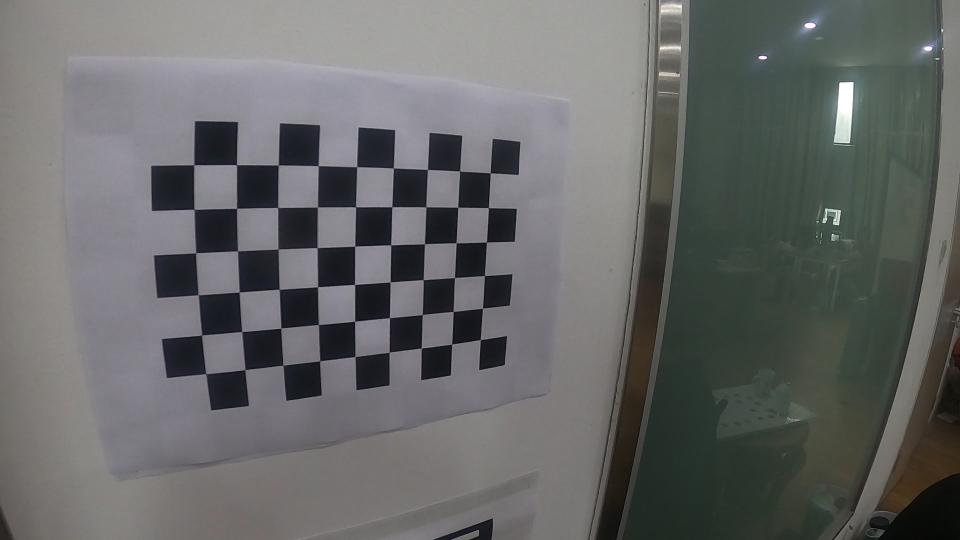
//> input picture fisheyeStereo/left10.png, 1920 x 1080 px, given in place of left2.png, which was not available (shown at 1/2 size)
$ ./fisheyeCalibrateStereo   (built with g++ and OpenCV 4)
//> lines starting //> are read from the running program, lines starting //| are printed output that depends on the picture; pictures that were not available may be replaced by others from this repository, and a replacement may not be noted
#include <opencv2/core/core.hpp>
#include <opencv2/calib3d/calib3d.hpp>
#include <opencv2/highgui/highgui.hpp>
#include <opencv2/imgproc/imgproc.hpp>
#include <stdio.h>
#include <iostream>

using namespace std;
using namespace cv;

vector< vector< Point3d > > object_points;
vector< vector< Point2f > > imagePoints1, imagePoints2;
vector< Point2f > corners1, corners2;
vector< vector< Point2d > > left_img_points, right_img_points;

Mat img1, img2, gray1, gray2, spl1, spl2;

void load_image_points(int board_width, int board_height, float square_size, int num_imgs,
    string img_dir,string leftimg_filename, string rightimg_filename) {
//> called with board_width = 9, board_height = 6, square_size = 21.22, num_imgs = 8, leftimg_filename = "left", rightimg_filename = "right"
    Size board_size = Size(board_width, board_height);
    int board_n = board_width * board_height;

    for (int i = 2; i <= num_imgs; i++) {
        string left_img, right_img;
        string lastt = ".png";
        left_img = leftimg_filename + to_string(i)+ lastt;
        right_img = rightimg_filename + to_string(i) + lastt;
        //sprintf(left_img, "%s%d.jpg", *leftimg_filename, i);
        //sprintf(right_img, "%s%d.jpg", *rightimg_filename, i);
        img1 = imread(left_img, CV_LOAD_IMAGE_COLOR);
//> img1 is the input picture: 1080 rows x 1920 cols, CV_8UC3; mean B, G, R 103.7, 103.8, 102.9
        img2 = imread(right_img, CV_LOAD_IMAGE_COLOR);
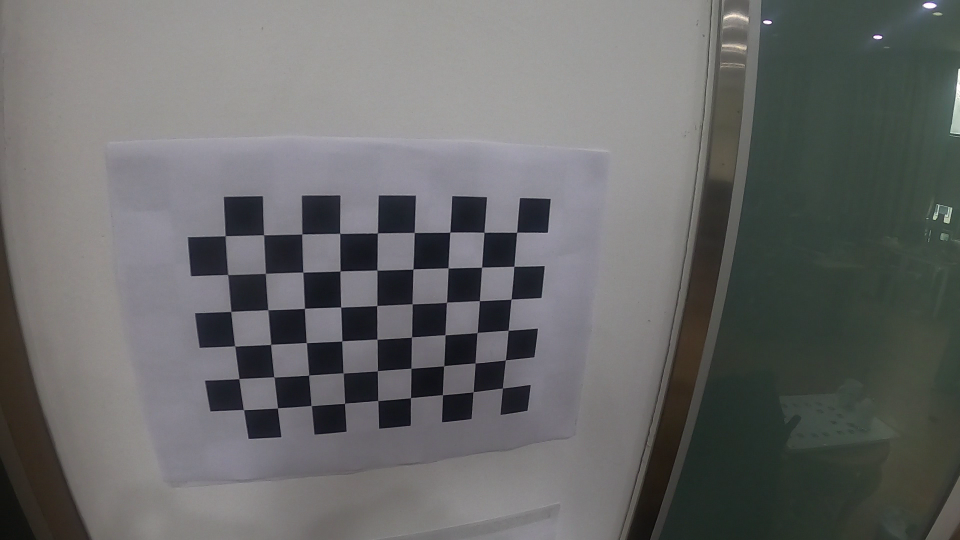
//> input picture fisheyeStereo/left11.png, 1920 x 1080 px, given in place of right2.png, which was not available (shown at 1/2 size)
//> img2 is the input picture: 1080 rows x 1920 cols, CV_8UC3; mean B, G, R 104.7, 105, 104.1
        cv::cvtColor(img1, gray1, CV_BGR2GRAY);
        cv::cvtColor(img2, gray2, CV_BGR2GRAY);

        bool found1 = false, found2 = false;

        found1 = cv::findChessboardCorners(img1, board_size, corners1,
            CV_CALIB_CB_ADAPTIVE_THRESH | CV_CALIB_CB_FILTER_QUADS);
//> found1 = true; corners1 = 54 Points (x, y), first 12: [961, 679.7], [903.9, 688.4], [842.8, 696.7], [778.7, 704.7], [710.5, 713.7], [639.5, 722.3], [566.4, 730.3], [489.5, 740], [410.6, 748.1], [965.4, 617.3], [906.7, 623.3], [845, 629]
        found2 = cv::findChessboardCorners(img2, board_size, corners2,
            CV_CALIB_CB_ADAPTIVE_THRESH | CV_CALIB_CB_FILTER_QUADS);
//> found2 = true; corners2 = 54 Points (x, y), first 12: [1005.4, 776.4], [946.7, 783.7], [885.5, 789.8], [821.3, 795.8], [756.2, 801.7], [689.3, 807.4], [622.3, 810.8], [555, 816.3], [486.6, 819.6], [1011.3, 720.2], [950.5, 726.4], [887.4, 732.7]

        if (found1)
        {
            cv::cornerSubPix(gray1, corners1, cv::Size(5, 5), cv::Size(-1, -1),
                cv::TermCriteria(CV_TERMCRIT_EPS | CV_TERMCRIT_ITER, 30, 0.1));
//> corners1 = 54 Points (x, y), first 12: [961, 679.8], [903.7, 688.5], [842.9, 696.7], [778.7, 704.8], [710.4, 713.6], [639.7, 722.4], [566.4, 730.7], [490, 739.8], [411.4, 748], [965.4, 617.1], [906.6, 623.2], [844.8, 629.4]
            cv::drawChessboardCorners(gray1, board_size, corners1, found1);
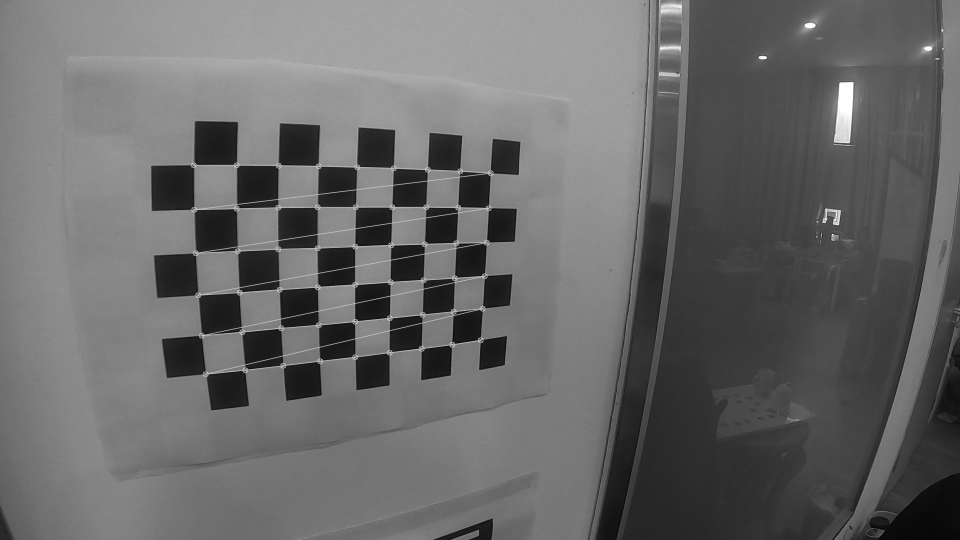
//> gray1: 1080 rows x 1920 cols, CV_8UC1 (shown at 1/2 size); min 0, max 255, mean 104.1
        }
        if (found2)
        {
            cv::cornerSubPix(gray2, corners2, cv::Size(5, 5), cv::Size(-1, -1),
                cv::TermCriteria(CV_TERMCRIT_EPS | CV_TERMCRIT_ITER, 30, 0.1));
//> corners2 = 54 Points (x, y), first 12: [1005.4, 776.5], [946.7, 783.9], [885.5, 790.1], [821.4, 795.9], [756.1, 801.6], [689.5, 807.2], [622.7, 811.4], [555.3, 816.4], [487.3, 819.8], [1011.2, 720.2], [950.6, 726.5], [887.8, 732.2]
            cv::drawChessboardCorners(gray2, board_size, corners2, found2);
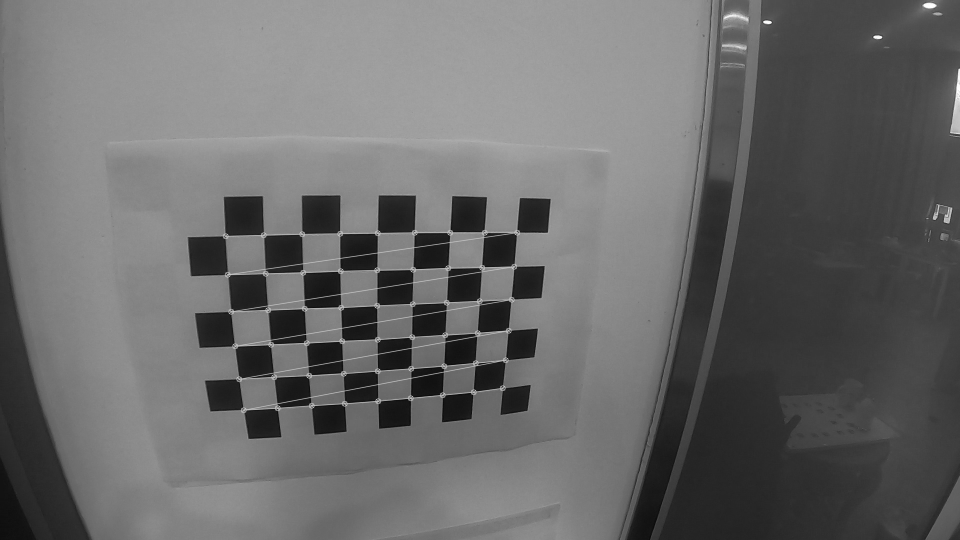
//> gray2: 1080 rows x 1920 cols, CV_8UC1 (shown at 1/2 size); min 1, max 255, mean 105.3
        }

        vector<cv::Point3d> obj;
        for (int i = 0; i < board_height; ++i)
            for (int j = 0; j < board_width; ++j)
                obj.push_back(Point3d(double((float)j * square_size), double((float)i * square_size), 0));

        if (found1 && found2) {
            cout << i << ". Found corners!" << endl;
            imagePoints1.push_back(corners1);
//> imagePoints1 = 1 point lists
            imagePoints2.push_back(corners2);
//> imagePoints2 = 1 point lists
            object_points.push_back(obj);
        }
    }
    for (int i = 0; i < imagePoints1.size(); i++) {
        vector< Point2d > v1, v2;
        for (int j = 0; j < imagePoints1[i].size(); j++) {
            v1.push_back(Point2d((double)imagePoints1[i][j].x, (double)imagePoints1[i][j].y));
            v2.push_back(Point2d((double)imagePoints2[i][j].x, (double)imagePoints2[i][j].y));
        }
        left_img_points.push_back(v1);
        right_img_points.push_back(v2);
    }
}

int main(int argc, char const* argv[])
{
    int board_width, board_height, num_imgs;
    float square_size;
    string img_dir;
    string leftimg_filename;
    string rightimg_filename;
    string out_file;

    /*static struct poptOption options[] = {
      { "board_width",'w',POPT_ARG_INT,&board_width,0,"Checkerboard width","NUM" },
      { "board_height",'h',POPT_ARG_INT,&board_height,0,"Checkerboard height","NUM" },
      { "square_size",'s',POPT_ARG_FLOAT,&square_size,0,"Checkerboard square size","NUM" },
      { "num_imgs",'n',POPT_ARG_INT,&num_imgs,0,"Number of checkerboard images","NUM" },
      { "img_dir",'d',POPT_ARG_STRING,&img_dir,0,"Directory containing images","STR" },
      { "leftimg_filename",'l',POPT_ARG_STRING,&leftimg_filename,0,"Left image prefix","STR" },
      { "rightimg_filename",'r',POPT_ARG_STRING,&rightimg_filename,0,"Right image prefix","STR" },
      { "out_file",'o',POPT_ARG_STRING,&out_file,0,"Output calibration filename (YML)","STR" },
      POPT_AUTOHELP
      { NULL, 0, 0, NULL, 0, NULL, NULL }
    };*/
    //cv::CommandLineParser parser(argc, argv, "{w|9|}{h|6|}{s|25|}{n|68|}{d|} {l | left} {r |right } {o | output.yml}");

    //POpt popt(NULL, argc, argv, options, 0);
    int c;
    //while ((c = popt.getNextOpt()) >= 0) {}
    /*board_width = parser.get<int>("w");
    board_height = parser.get<int>("h");
    square_size = parser.get<float>("s");
    num_imgs = parser.get<int>("n");
    string dirct = "C:\\Users\\mnb\\source\\repos\\OceanStereo\\capture\\left";
    string leftfile = parser.get<string>("l");
    string rightfile = parser.get<string>("r");
    string output = parser.get<string>("o");
    img_dir = const_cast<char*>((dirct).c_str());
    leftimg_filename = const_cast<char*>(leftfile.c_str());
    rightimg_filename = const_cast<char*>(rightfile.c_str());
    out_file = const_cast<char*>(output.c_str());*/
    board_width =9;
    board_height = 6;
    square_size = 21.22;
    num_imgs = 8;
    string dirct = "C:\\Users\\mnb\\source\\repos\\OceanStereo\\capture\\left";
    string leftfile = "left";
    string rightfile = "right";
    string output ="output.yml";
    img_dir = dirct;
    leftimg_filename = leftfile;
    rightimg_filename = rightfile;
    out_file = output;

//> (the run ends here: the program stops with an error, at `cv::cvtColor(img1, gray1, CV_BGR2GRAY);`)
